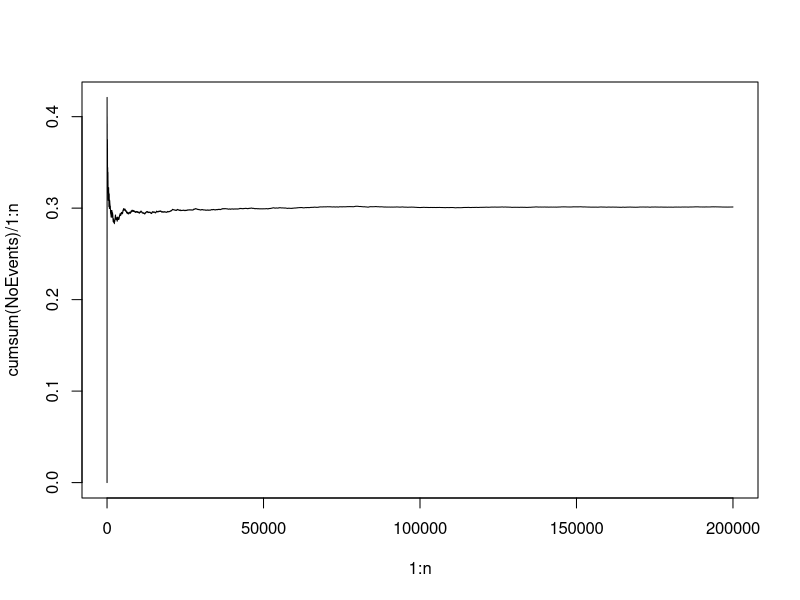

Here is the R script that generated this plot:


getPoisson <- function(lambda, times = 1){
	return(-log(runif(times)) / lambda)
}

getPoissonProcess <- function(T, lambda){
	time <- 0
	events <- NULL
	while(time <= T){
		new_event <- time + getPoisson(lambda)
		if(new_event <= T){
			events <- c(events, new_event)
		}
		time <- new_event
	}
	return(events)
}

getPoissonProcessExperiment <- function(T, lambda, times){
	successful <- NULL
	for(i in 1 : times){
		events <- getPoissonProcess(T, lambda)
		successful <- c(successful, length(events))
	}
	return(successful)
}

pdf("ProcesoPoisson.pdf")

n <- 200000

xx <- getPoissonProcessExperiment(4, 0.3, n)

NoEvents = xx == 0

print(NoEvents)

print(cumsum(NoEvents))

plot(1 : n, cumsum(NoEvents) / 1 : n, type = "l")

print(sum(NoEvents) / n)
print(dpois(0, 1.2))
